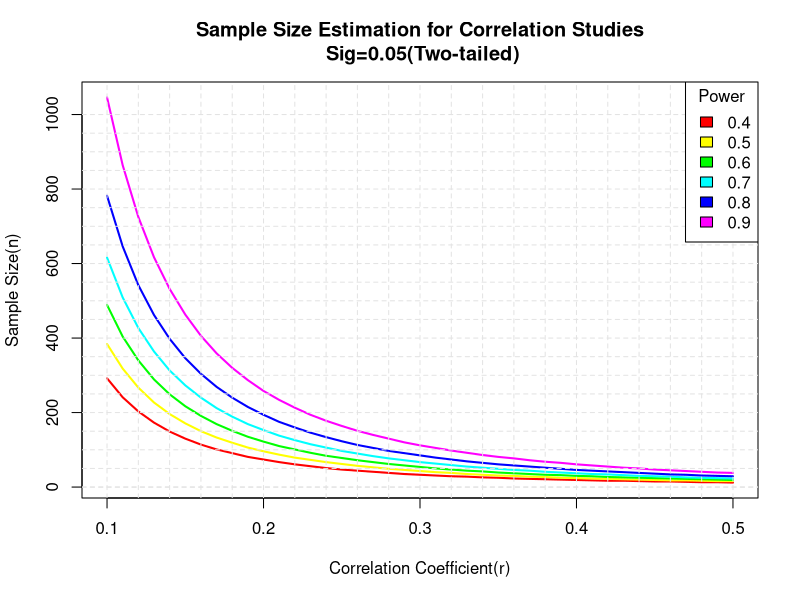

Write the R code that produced this figure.
#绘制功效分析图形
#检验各种效应值下的相关性所需的样本量曲线
library(pwr)
r <- seq(.1,.5,.01)
nr <- length(r)
p <- seq(.4,.9,.1)
np <- length(p)

samsize <- array(numeric(nr*np),dim=c(nr,np))
for(i in 1:np){
  for(j in 1:nr){
    result <-pwr.r.test(n=NULL,r=r[j],sig.level = .05,power=p[i],
                        alternative = "two.sided")
    samsize[j,i]<-ceiling(result$n)
  }
}
xrange <- range(r)
yrange <- round(range(samsize))
colors <- rainbow(length(p))
plot(xrange,yrange,type="n",xlab = "Correlation Coefficient(r)",ylab="Sample Size(n)")
for(i in 1:np){
  lines(r,samsize[,i],type="l",lwd=2,col=colors[i])
}
abline(v=0,h=seq(0,yrange[2],50),lty=2,col="grey89")
abline(h=0,v=seq(xrange[1],xrange[2],.02),lty=2,col="gray89")
title("Sample Size Estimation for Correlation Studies\n Sig=0.05(Two-tailed)")
legend("topright",title = "Power",as.character(p),fill = colors)
